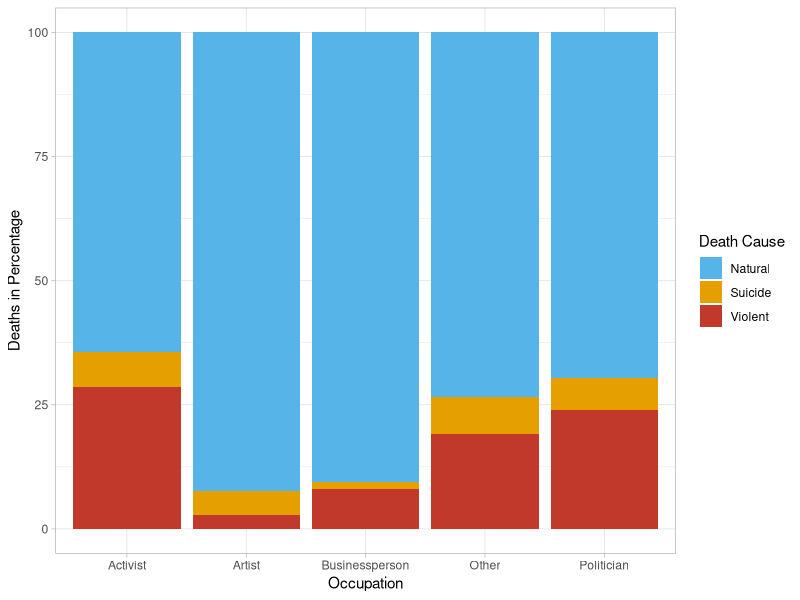
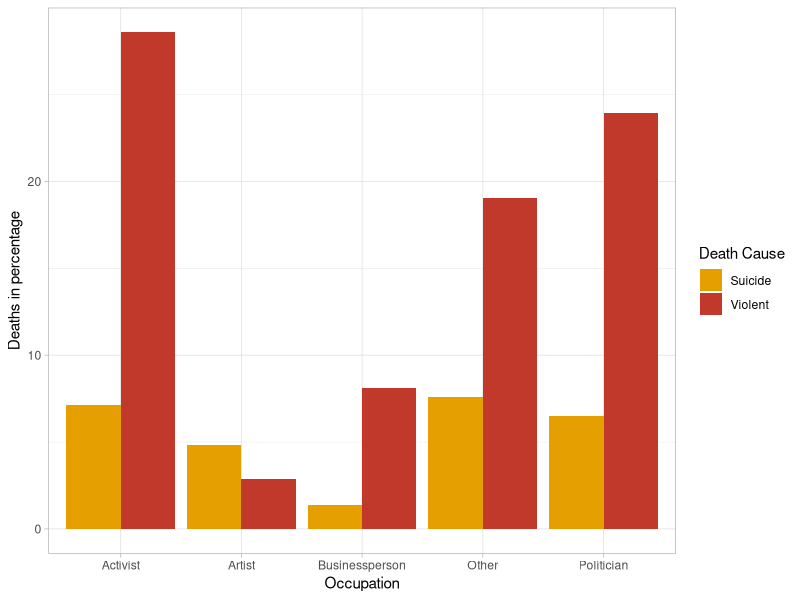

Generate these figures, in order, with R: (Note: this script raises an error after producing the figures.)
library(tidyverse)
library('dplyr')

people_data <- read_csv('people_data.csv')

people_data_selected_columns <- people_data |>
  select('Name' = 'title',
         'Type' = 'type',
         'Birth_date' = 'ontology/birthDate',
         'Death_date' = 'ontology/deathDate',
         'Death_cause' = 'ontology/deathCause_label'
         )

death_cause_mapping <- read_csv('mapping_death_causes.csv')

people_categorized <- left_join(people_data_selected_columns, 
                                death_cause_mapping, by="Death_cause")


#death count per occupation and death cause
type_category_count <- people_categorized |>
  group_by(Type, category) |>
  summarize(Count=n()) |>
  pivot_wider(names_from = category,
              values_from = Count) |>
  mutate(total=sum(natural + suicide + violent))

#converting to percentages from counts (per occupation and death cause)
pct <- type_category_count |>
  summarise(Natural=(natural/total)*100, 
            Violent=(violent/total)*100, 
            Suicide=(suicide/total)*100) |> 
  pivot_longer(cols= !Type, 
               names_to = 'category', 
               values_to = 'percentage')

#barplot with stacked bars per occupation
barplot_occupation <- ggplot(data = pct) +
  aes(fill=category, y=percentage, x=Type) +
  xlab('Occupation') +
  ylab('Deaths in Percentage') +
  labs(fill='Death Cause') +
  theme_light() +
  geom_bar(position="stack", stat="identity") +
  scale_fill_manual(values=c("#56B4E9", "#E69F00", "#C0392B"))
ggsave('Barplot_occupation.pdf', width= 10, height=5)
#print(barplot_occupation)


#barplot with grouped bars per occupation without natural death
pct_without_natural <- pct[!(pct$category=='Natural'),]
barplot_without_natural <- ggplot(data = pct_without_natural) +
  aes(fill=category, y=percentage, x=Type) +
  xlab('Occupation') +
  ylab('Deaths in percentage') +
  labs(fill='Death Cause') +
  theme_light() +
  geom_bar(position="dodge", stat="identity") +
  scale_fill_manual(values=c("#E69F00", "#C0392B"))
ggsave('Barplot_without_natural.pdf', width= 10, height=5)
#print(barplot_without_natural)

#make year integer
people_categorized$year <-as.integer(format(people_categorized$Death_date, "%Y"))
data_with_year <- people_categorized |>
  select(year, Type, category) |>
#make 2 categories for occupation: activists, politicians and other
  mutate("occupation"=
           ifelse((Type=='Activist'| Type=='Politician'),
         "civic",
         "other"))|>
  group_by(year, occupation, category) |>
#get total numbers of death by year and occupation
  summarize(Count=n()) |>
  filter(!is.na(year)) |>
  subset(year> 1600) |>
  pivot_wider(names_from = category,
              values_from = Count) 

data_with_year[is.na(data_with_year)] <- 0
#get percentages for different types of death
data_with_year <- data_with_year |>
  mutate(total=sum(natural + suicide + violent)) |>
  summarise(Natural=(natural/total)*100, 
            Violent=(violent/total)*100, 
            Suicide=(suicide/total)*100) |>
  subset(year> 1850)

#make decades from years
data_decade <- data_with_year |>
  mutate(
    decade = floor(year / 10) * 10
  ) |>
  group_by(decade, occupation) |>
  pivot_longer(cols=c(Natural, Violent, Suicide), 
               names_to = 'category', 
               values_to = 'percentage') |>
  group_by(decade, occupation,category) |>
  summarise(percentage = mean(percentage))

#keep only activists and politicians and remove natural deaths for plotting
data_decade_civic <- data_decade |>
  subset(occupation == 'civic') |>
  subset (category != 'Natural')

#keep other occupations and remove natural deaths for plotting
data_decade_other<- data_decade |>
  subset(occupation=='other') |>
  subset (category != 'Natural')

#plotting line graph for civic group
lineplot_civic <- ggplot(data = data_decade_civic) +
  aes(x=decade, y=percentage, color=category) +
  xlab("Decade") +
  ylab("Death Percentage of Politicians and Activists") +
  ylim(NA, 75) +
  theme_light() +
  geom_smooth(aes(fill = category)) +
  scale_fill_manual(values=c("#E69F00", "#C0392B")) +
  scale_color_manual(values=c("#E69F00", "#C0392B"))
ggsave('Lineplot_civic.pdf', width= 10, height=5)
print(lineplot_civic)

#plotting line graph for other group
lineplot_other <- ggplot(data = data_decade_other) +
  aes(x=decade, y=percentage, color=category) +
  xlab("Decade") +
  ylab("Death Percentage of Other Groups") +
  ylim(NA, 75) +
  theme_light() +
  geom_smooth(aes(fill = category)) +
  scale_fill_manual(values=c("#E69F00", "#C0392B")) +
  scale_color_manual(values=c("#E69F00", "#C0392B"))
ggsave('Lineplot_other.pdf', width= 10, height=5)
print(lineplot_other)